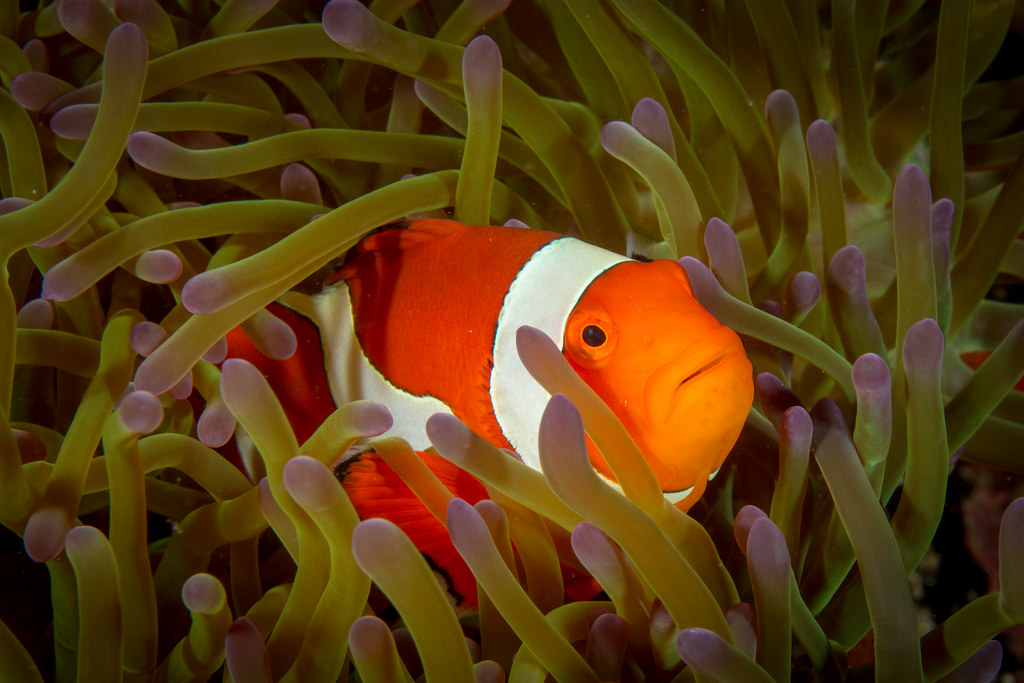
#> input picture nemo4.jpg, 1024 x 683 px, found by its file name
$ python assignment01.py
#> lines starting #> are read from the running program, lines starting #| are printed output that depends on the picture; after the words box and inside, x2 and y2 are one past the last pixel; in counts of white or black regions, pixels touching at a corner belong together
import cv2
import numpy as np

import matplotlib.pyplot as plt
from matplotlib import colors

nemo = cv2.imread("B:\\Project\\fish\\nemo4.jpg") #for inputting the image
#> nemo is the input picture: shape (683, 1024, 3); mean B, G, R 18.1, 59.2, 89.4
plt.imshow(nemo) #for plotting the image
plt.show() #for plotting the image


#openCV by default takes input images in BGR format.
#But our original image is encoded in BGR. So to show the original
# image, we have to convert it to BGR.
nemo_rgb = cv2.cvtColor(nemo, cv2.COLOR_BGR2RGB)
plt.imshow(nemo_rgb)
plt.show()

#convert to grayscale image
nemo_bg = cv2.cvtColor(nemo, cv2.COLOR_BGR2GRAY)
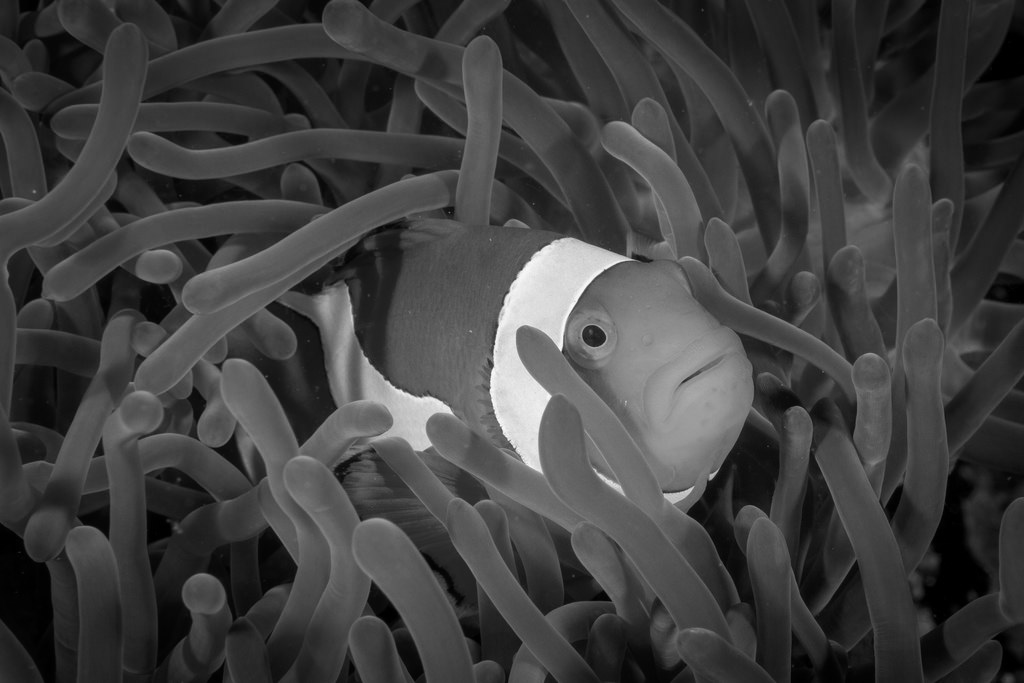
#> nemo_bg: shape (683, 1024); min 0, max 254, mean 63.5
plt.imshow(nemo_bg, cmap = "gray")
plt.show()
#cv2.imshow('Gray image', nemo2)
#cv2.waitKey()

#convert to binary(black and white) image
#Each pixel in a grayscale image has value between 0(black) to 255(white)
#Pick threshold = 127
(thresh, nemo_bw) = cv2.threshold(nemo_bg, 127, 255, cv2.THRESH_BINARY)
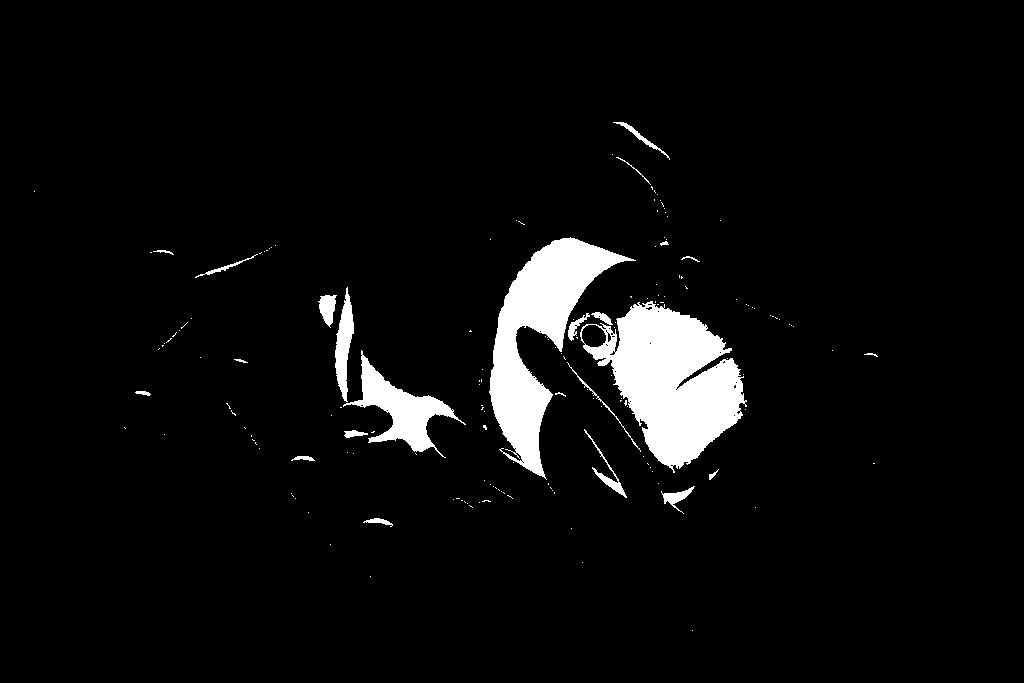
#> nemo_bw: shape (683, 1024); 5% white; 164 white regions (141 under 20 px), largest, box (x1, y1, x2, y2) and area: (580, 301, 747, 473) 15232, (489, 237, 636, 480) 12127, (343, 350, 466, 458) 3723
#converts all pixel <= 127 to 0
#converts all pixel > 127 to 255
#That why any pixel of the image will be either 0 or 255. That's a binary image

cv2.imshow("bw", nemo_bw)
cv2.waitKey(0)
plt.imshow(nemo_bw)
plt.show()


#convert to HSV image
nemo_hsv = cv2.cvtColor(nemo, cv2.COLOR_BGR2HSV)
#> nemo_hsv: shape (683, 1024, 3); mean H, S, V 24.7, 212.8, 90
plt.imshow(nemo_hsv)
plt.show()

#convert to LAB format
nemo_lab = cv2.cvtColor(nemo,cv2.COLOR_BGR2LAB)
#> nemo_lab: shape (683, 1024, 3); mean of channels 0, 1, 2 71.2, 136.5, 155.4
plt.imshow(nemo_lab)
plt.show()

#convert to HSL format
nemo_hsl = cv2.cvtColor(nemo,cv2.COLOR_BGR2HLS)
#> nemo_hsl: shape (683, 1024, 3); mean of channels 0, 1, 2 25.2, 53.9, 199.8
plt.imshow(nemo_hsl)
plt.show()


#convert to YCrCb format
nemo_ycrcb = cv2.cvtColor(nemo,cv2.COLOR_BGR2YCrCb)
#> nemo_ycrcb: shape (683, 1024, 3); mean of channels 0, 1, 2 63.5, 146.5, 102.3
plt.imshow(nemo_ycrcb)
plt.show()
